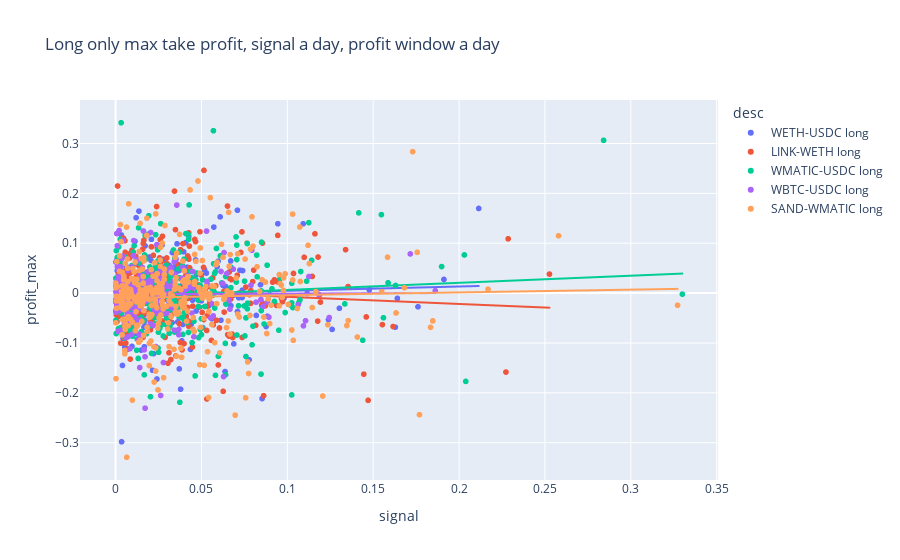
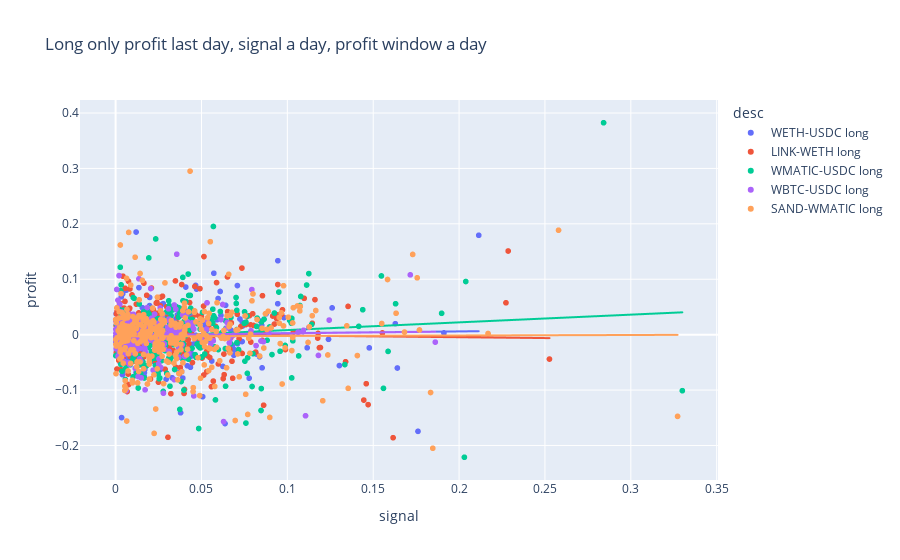
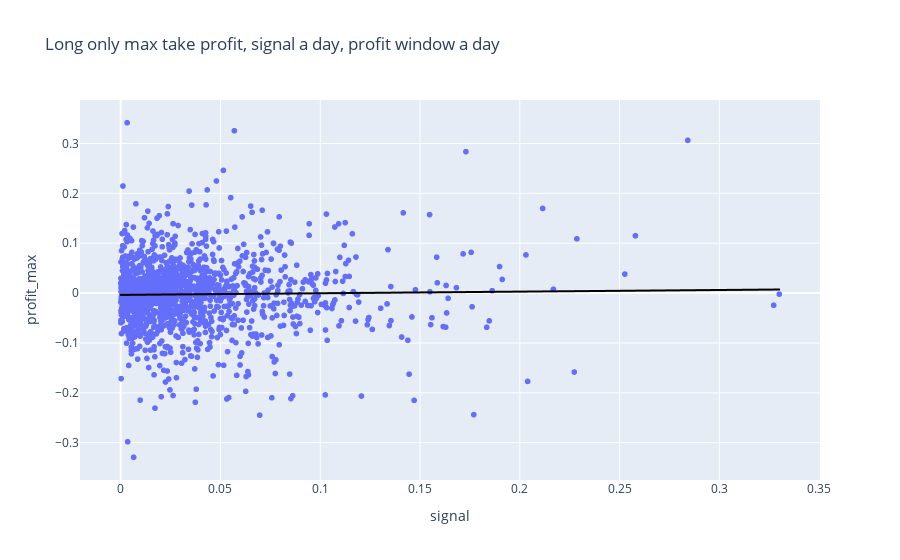
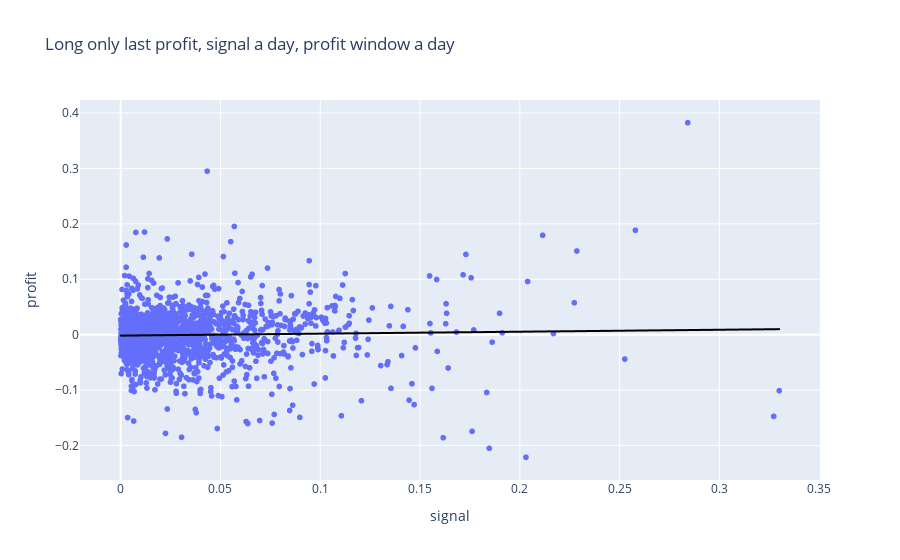

The code cell stored with these charts, in order, in its notebook:
### Markdown cell above
### Long only vs. short 

Examine trade types separately to better see if one side is clearly superior.

### Code cell
df_long_only = df.loc[df["side"] == "long"]

fig = px.scatter(
    df_long_only, 
    x="signal", 
    y="profit_max", 
    trendline="ols", 
    color="desc", 
    title=f"Long only max take profit, signal {signal_window_label}, profit window {profit_window_label}",

)
fig.show()

fig = px.scatter(
    df_long_only, 
    x="signal", 
    y="profit", 
    trendline="ols", 
    color="desc", 
    title=f"Long only profit last day, signal {signal_window_label}, profit window {profit_window_label}"
)
fig.show()

fig = px.scatter(
    df_long_only, 
    x="signal", 
    y="profit_max", 
    trendline="ols", 
    trendline_color_override="black", 
    title=f"Long only max take profit, signal {signal_window_label}, profit window {profit_window_label}"
)
fig.show()

fig = px.scatter(
    df_long_only, 
    x="signal", 
    y="profit", 
    trendline="ols", 
    trendline_color_override="black", 
    title=f"Long only last profit, signal {signal_window_label}, profit window {profit_window_label}"
)
fig.show()

### Figure 1 — Plotly figure (JSON) as saved in the notebook; plotly's stock layout.template omitted (floating-point values rounded to 4 significant figures; data arrays with more than 128 entries replaced by an {"elided": "..."} marker saying what was removed)
{"data": [{"hovertemplate": "desc=WETH-USDC long<br>signal=%{x}<br>profit_max=%{y}<extra></extra>", "legendgroup": "WETH-USDC long", "marker": {"color": "#636efa", "symbol": "circle"}, "mode": "markers", "name": "WETH-USDC long", "showlegend": true, "type": "scattergl", "x": {"elided": "341 float values"}, "xaxis": "x", "y": {"elided": "341 float values"}, "yaxis": "y"}, {"hovertemplate": "<b>OLS trendline</b><br>profit_max = 0.0866921 * signal + -0.00407949<br>R<sup>2</sup>=0.002410<br><br>desc=WETH-USDC long<br>signal=%{x}<br>profit_max=%{y} <b>(trend)</b><extra></extra>", "legendgroup": "WETH-USDC long", "marker": {"color": "#636efa", "symbol": "circle"}, "mode": "lines", "name": "WETH-USDC long", "showlegend": false, "type": "scattergl", "x": {"elided": "341 float values"}, "xaxis": "x", "y": {"elided": "341 float values"}, "yaxis": "y"}, {"hovertemplate": "desc=LINK-WETH long<br>signal=%{x}<br>profit_max=%{y}<extra></extra>", "legendgroup": "LINK-WETH long", "marker": {"color": "#EF553B", "symbol": "circle"}, "mode": "markers", "name": "LINK-WETH long", "showlegend": true, "type": "scattergl", "x": {"elided": "321 float values"}, "xaxis": "x", "y": {"elided": "321 float values"}, "yaxis": "y"}, {"hovertemplate": "<b>OLS trendline</b><br>profit_max = -0.143495 * signal + 0.00693786<br>R<sup>2</sup>=0.006604<br><br>desc=LINK-WETH long<br>signal=%{x}<br>profit_max=%{y} <b>(trend)</b><extra></extra>", "legendgroup": "LINK-WETH long", "marker": {"color": "#EF553B", "symbol": "circle"}, "mode": "lines", "name": "LINK-WETH long", "showlegend": false, "type": "scattergl", "x": {"elided": "320 float values"}, "xaxis": "x", "y": {"elided": "320 float values"}, "yaxis": "y"}, {"hovertemplate": "desc=WMATIC-USDC long<br>signal=%{x}<br>profit_max=%{y}<extra></extra>", "legendgroup": "WMATIC-USDC long", "marker": {"color": "#00cc96", "symbol": "circle"}, "mode": "markers", "name": "WMATIC-USDC long", "showlegend": true, "type": "scattergl", "x": {"elided": "343 float values"}, "xaxis": "x", "y": {"elided": "343 float values"}, "yaxis": "y"}, {"hovertemplate": "<b>OLS trendline</b><br>profit_max = 0.142544 * signal + -0.0078898<br>R<sup>2</sup>=0.007050<br><br>desc=WMATIC-USDC long<br>signal=%{x}<br>profit_max=%{y} <b>(trend)</b><extra></extra>", "legendgroup": "WMATIC-USDC long", "marker": {"color": "#00cc96", "symbol": "circle"}, "mode": "lines", "name": "WMATIC-USDC long", "showlegend": false, "type": "scattergl", "x": {"elided": "342 float values"}, "xaxis": "x", "y": {"elided": "342 float values"}, "yaxis": "y"}, {"hovertemplate": "desc=WBTC-USDC long<br>signal=%{x}<br>profit_max=%{y}<extra></extra>", "legendgroup": "WBTC-USDC long", "marker": {"color": "#ab63fa", "symbol": "circle"}, "mode": "markers", "name": "WBTC-USDC long", "showlegend": true, "type": "scattergl", "x": {"elided": "347 float values"}, "xaxis": "x", "y": {"elided": "347 float values"}, "yaxis": "y"}, {"hovertemplate": "<b>OLS trendline</b><br>profit_max = 0.0135357 * signal + -0.00236506<br>R<sup>2</sup>=0.000056<br><br>desc=WBTC-USDC long<br>signal=%{x}<br>profit_max=%{y} <b>(trend)</b><extra></extra>", "legendgroup": "WBTC-USDC long", "marker": {"color": "#ab63fa", "symbol": "circle"}, "mode": "lines", "name": "WBTC-USDC long", "showlegend": false, "type": "scattergl", "x": {"elided": "347 float values"}, "xaxis": "x", "y": {"elided": "347 float values"}, "yaxis": "y"}, {"hovertemplate": "desc=SAND-WMATIC long<br>signal=%{x}<br>profit_max=%{y}<extra></extra>", "legendgroup": "SAND-WMATIC long", "marker": {"color": "#FFA15A", "symbol": "circle"}, "mode": "markers", "name": "SAND-WMATIC long", "showlegend": true, "type": "scattergl", "x": {"elided": "351 float values"}, "xaxis": "x", "y": {"elided": "351 float values"}, "yaxis": "y"}, {"hovertemplate": "<b>OLS trendline</b><br>profit_max = 0.0555505 * signal + -0.00976039<br>R<sup>2</sup>=0.001052<br><br>desc=SAND-WMATIC long<br>signal=%{x}<br>profit_max=%{y} <b>(trend)</b><extra></extra>", "legendgroup": "SAND-WMATIC long", "marker": {"color": "#FFA15A", "symbol": "circle"}, "mode": "lines", "name": "SAND-WMATIC long", "showlegend": false, "type": "scattergl", "x": {"elided": "350 float values"}, "xaxis": "x", "y": {"elided": "350 float values"}, "yaxis": "y"}], "layout": {"legend": {"title": {"text": "desc"}, "tracegroupgap": 0}, "title": {"text": "Long only max take profit, signal a day, profit window a day"}, "xaxis": {"anchor": "y", "domain": [0, 1], "title": {"text": "signal"}}, "yaxis": {"anchor": "x", "domain": [0, 1], "title": {"text": "profit_max"}}}}

### Figure 2 — Plotly figure (JSON) as saved in the notebook; plotly's stock layout.template omitted (floating-point values rounded to 4 significant figures; data arrays with more than 128 entries replaced by an {"elided": "..."} marker saying what was removed)
{"data": [{"hovertemplate": "desc=WETH-USDC long<br>signal=%{x}<br>profit=%{y}<extra></extra>", "legendgroup": "WETH-USDC long", "marker": {"color": "#636efa", "symbol": "circle"}, "mode": "markers", "name": "WETH-USDC long", "showlegend": true, "type": "scattergl", "x": {"elided": "341 float values"}, "xaxis": "x", "y": {"elided": "341 float values"}, "yaxis": "y"}, {"hovertemplate": "<b>OLS trendline</b><br>profit = 0.0310934 * signal + -0.000373728<br>R<sup>2</sup>=0.000629<br><br>desc=WETH-USDC long<br>signal=%{x}<br>profit=%{y} <b>(trend)</b><extra></extra>", "legendgroup": "WETH-USDC long", "marker": {"color": "#636efa", "symbol": "circle"}, "mode": "lines", "name": "WETH-USDC long", "showlegend": false, "type": "scattergl", "x": {"elided": "341 float values"}, "xaxis": "x", "y": {"elided": "341 float values"}, "yaxis": "y"}, {"hovertemplate": "desc=LINK-WETH long<br>signal=%{x}<br>profit=%{y}<extra></extra>", "legendgroup": "LINK-WETH long", "marker": {"color": "#EF553B", "symbol": "circle"}, "mode": "markers", "name": "LINK-WETH long", "showlegend": true, "type": "scattergl", "x": {"elided": "321 float values"}, "xaxis": "x", "y": {"elided": "321 float values"}, "yaxis": "y"}, {"hovertemplate": "<b>OLS trendline</b><br>profit = -0.0303749 * signal + 0.00143039<br>R<sup>2</sup>=0.000593<br><br>desc=LINK-WETH long<br>signal=%{x}<br>profit=%{y} <b>(trend)</b><extra></extra>", "legendgroup": "LINK-WETH long", "marker": {"color": "#EF553B", "symbol": "circle"}, "mode": "lines", "name": "LINK-WETH long", "showlegend": false, "type": "scattergl", "x": {"elided": "320 float values"}, "xaxis": "x", "y": {"elided": "320 float values"}, "yaxis": "y"}, {"hovertemplate": "desc=WMATIC-USDC long<br>signal=%{x}<br>profit=%{y}<extra></extra>", "legendgroup": "WMATIC-USDC long", "marker": {"color": "#00cc96", "symbol": "circle"}, "mode": "markers", "name": "WMATIC-USDC long", "showlegend": true, "type": "scattergl", "x": {"elided": "343 float values"}, "xaxis": "x", "y": {"elided": "343 float values"}, "yaxis": "y"}, {"hovertemplate": "<b>OLS trendline</b><br>profit = 0.139275 * signal + -0.00569989<br>R<sup>2</sup>=0.011797<br><br>desc=WMATIC-USDC long<br>signal=%{x}<br>profit=%{y} <b>(trend)</b><extra></extra>", "legendgroup": "WMATIC-USDC long", "marker": {"color": "#00cc96", "symbol": "circle"}, "mode": "lines", "name": "WMATIC-USDC long", "showlegend": false, "type": "scattergl", "x": {"elided": "342 float values"}, "xaxis": "x", "y": {"elided": "342 float values"}, "yaxis": "y"}, {"hovertemplate": "desc=WBTC-USDC long<br>signal=%{x}<br>profit=%{y}<extra></extra>", "legendgroup": "WBTC-USDC long", "marker": {"color": "#ab63fa", "symbol": "circle"}, "mode": "markers", "name": "WBTC-USDC long", "showlegend": true, "type": "scattergl", "x": {"elided": "347 float values"}, "xaxis": "x", "y": {"elided": "347 float values"}, "yaxis": "y"}, {"hovertemplate": "<b>OLS trendline</b><br>profit = 0.0333504 * signal + -0.00100475<br>R<sup>2</sup>=0.000724<br><br>desc=WBTC-USDC long<br>signal=%{x}<br>profit=%{y} <b>(trend)</b><extra></extra>", "legendgroup": "WBTC-USDC long", "marker": {"color": "#ab63fa", "symbol": "circle"}, "mode": "lines", "name": "WBTC-USDC long", "showlegend": false, "type": "scattergl", "x": {"elided": "347 float values"}, "xaxis": "x", "y": {"elided": "347 float values"}, "yaxis": "y"}, {"hovertemplate": "desc=SAND-WMATIC long<br>signal=%{x}<br>profit=%{y}<extra></extra>", "legendgroup": "SAND-WMATIC long", "marker": {"color": "#FFA15A", "symbol": "circle"}, "mode": "markers", "name": "SAND-WMATIC long", "showlegend": true, "type": "scattergl", "x": {"elided": "351 float values"}, "xaxis": "x", "y": {"elided": "351 float values"}, "yaxis": "y"}, {"hovertemplate": "<b>OLS trendline</b><br>profit = 0.0084909 * signal + -0.00317153<br>R<sup>2</sup>=0.000046<br><br>desc=SAND-WMATIC long<br>signal=%{x}<br>profit=%{y} <b>(trend)</b><extra></extra>", "legendgroup": "SAND-WMATIC long", "marker": {"color": "#FFA15A", "symbol": "circle"}, "mode": "lines", "name": "SAND-WMATIC long", "showlegend": false, "type": "scattergl", "x": {"elided": "350 float values"}, "xaxis": "x", "y": {"elided": "350 float values"}, "yaxis": "y"}], "layout": {"legend": {"title": {"text": "desc"}, "tracegroupgap": 0}, "title": {"text": "Long only profit last day, signal a day, profit window a day"}, "xaxis": {"anchor": "y", "domain": [0, 1], "title": {"text": "signal"}}, "yaxis": {"anchor": "x", "domain": [0, 1], "title": {"text": "profit"}}}}

### Figure 3 — Plotly figure (JSON) as saved in the notebook; plotly's stock layout.template omitted (floating-point values rounded to 4 significant figures; data arrays with more than 128 entries replaced by an {"elided": "..."} marker saying what was removed)
{"data": [{"hovertemplate": "signal=%{x}<br>profit_max=%{y}<extra></extra>", "legendgroup": "", "marker": {"color": "#636efa", "symbol": "circle"}, "mode": "markers", "name": "", "showlegend": false, "type": "scattergl", "x": {"elided": "1703 float values"}, "xaxis": "x", "y": {"elided": "1703 float values"}, "yaxis": "y"}, {"hovertemplate": "<b>OLS trendline</b><br>profit_max = 0.0326158 * signal + -0.00356248<br>R<sup>2</sup>=0.000369<br><br>signal=%{x}<br>profit_max=%{y} <b>(trend)</b><extra></extra>", "legendgroup": "", "line": {"color": "black"}, "marker": {"color": "#636efa", "symbol": "circle"}, "mode": "lines", "name": "", "showlegend": false, "type": "scattergl", "x": {"elided": "1700 float values"}, "xaxis": "x", "y": {"elided": "1700 float values"}, "yaxis": "y"}], "layout": {"legend": {"tracegroupgap": 0}, "title": {"text": "Long only max take profit, signal a day, profit window a day"}, "xaxis": {"anchor": "y", "domain": [0, 1], "title": {"text": "signal"}}, "yaxis": {"anchor": "x", "domain": [0, 1], "title": {"text": "profit_max"}}}}

### Figure 4 — Plotly figure (JSON) as saved in the notebook; plotly's stock layout.template omitted (floating-point values rounded to 4 significant figures; data arrays with more than 128 entries replaced by an {"elided": "..."} marker saying what was removed)
{"data": [{"hovertemplate": "signal=%{x}<br>profit=%{y}<extra></extra>", "legendgroup": "", "marker": {"color": "#636efa", "symbol": "circle"}, "mode": "markers", "name": "", "showlegend": false, "type": "scattergl", "x": {"elided": "1703 float values"}, "xaxis": "x", "y": {"elided": "1703 float values"}, "yaxis": "y"}, {"hovertemplate": "<b>OLS trendline</b><br>profit = 0.0351309 * signal + -0.00171164<br>R<sup>2</sup>=0.000820<br><br>signal=%{x}<br>profit=%{y} <b>(trend)</b><extra></extra>", "legendgroup": "", "line": {"color": "black"}, "marker": {"color": "#636efa", "symbol": "circle"}, "mode": "lines", "name": "", "showlegend": false, "type": "scattergl", "x": {"elided": "1700 float values"}, "xaxis": "x", "y": {"elided": "1700 float values"}, "yaxis": "y"}], "layout": {"legend": {"tracegroupgap": 0}, "title": {"text": "Long only last profit, signal a day, profit window a day"}, "xaxis": {"anchor": "y", "domain": [0, 1], "title": {"text": "signal"}}, "yaxis": {"anchor": "x", "domain": [0, 1], "title": {"text": "profit"}}}}
